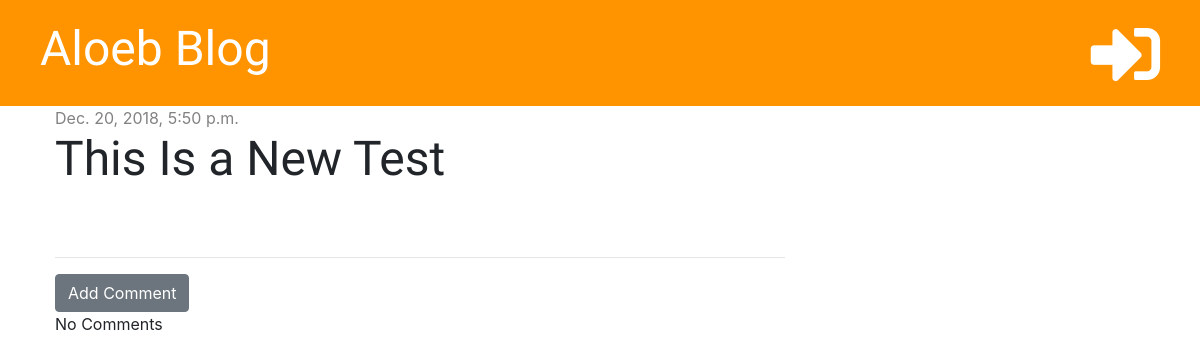
The app's page /post/7/, older data.
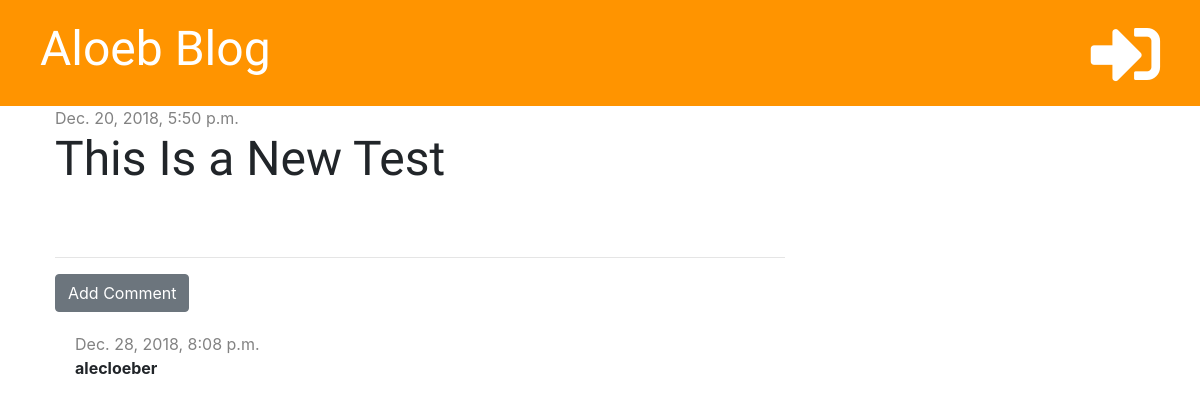
The same page, newer data.
### blog/models.py (models this page shows, shortened)
class Comment(models.Model):
    post = models.ForeignKey('blog.Post', on_delete=models.CASCADE, related_name='comments')
    author = models.CharField(max_length=200)
    text = models.TextField()
    create_date = models.DateTimeField(default=timezone.now)
    approved = models.BooleanField(default=False)

### blog/views.py (the view)
# urls.py: path('post/<int:pk>/', views.post_detail, name='post_detail'),
def post_detail(request, pk):
    post = get_object_or_404(Post, pk=pk)
    stuff_for_frontend = {'post': post}
    return render(request, 'blog/post_detail.html', stuff_for_frontend)

### blog/templatetags/markdownify.py (called while the page is built)
@register.filter
def markdown(value):
    renderer = HighlightRenderer()
    markdown = mistune.Markdown(renderer=renderer)
    return markdown(value)

### blog/templates/blog/post_detail.html (shortened to what this page needs)
{% extends 'blog/base.html' %}
{% load markdownify %}
{% block content %}
    <div class="post">
        {% if post.published_date %}
            <div class="date">
                {{ post.published_date }}
            </div>
            {% else %}
            <a href="{% url 'post_publish' pk=post.pk %}" class="btn btn-primary">Publish</a>
        {% endif %}
        <h1>{{ post.title }}</h1>
    </div>
    <hr>
    <a href="{% url 'add_comment_to_post' pk=post.pk %}" class="btn btn-secondary">Add Comment</a>
    {% for comment in post.comments.all %}
        {% if user.is_authenticated or comment.approved %}
            <div class="comment">
                <div class="date">
                    {{ comment.create_date }}
                </div>
                <strong>{{ comment.author }}</strong>
            </div>
        {% endif %}
    {% empty %}
        <p>No Comments</p>
    {% endfor %}
{% endblock %}

Row changes from the older to the newer data that the page shows:
added Comment: create_date "Dec. 28, 2018, 8:08 p.m.", author "alecloeber"
Text that changed along with them:
text no longer shown: "No Comments"
